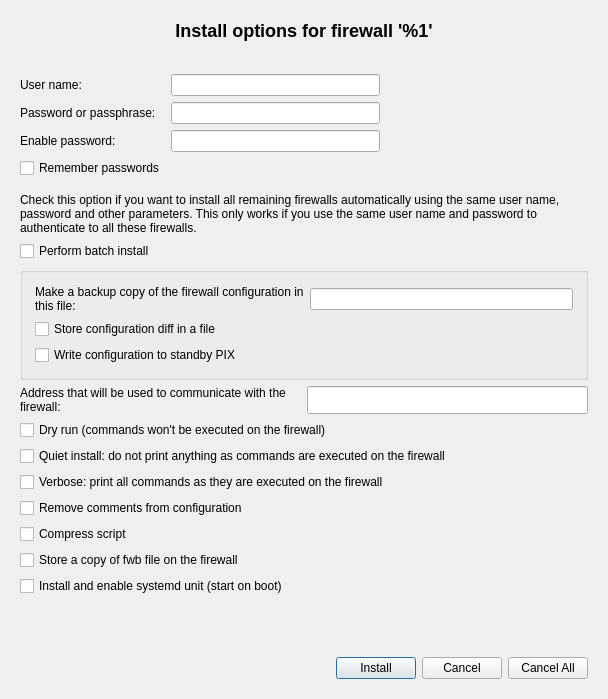
<?xml version="1.0" encoding="UTF-8"?>
<ui version="4.0">
 <class>instOptionsDialog_q</class>
 <widget class="QDialog" name="instOptionsDialog_q">
  <property name="geometry">
   <rect>
    <x>0</x>
    <y>0</y>
    <width>604</width>
    <height>662</height>
   </rect>
  </property>
  <property name="sizePolicy">
   <sizepolicy hsizetype="Preferred" vsizetype="Preferred">
    <horstretch>0</horstretch>
    <verstretch>0</verstretch>
   </sizepolicy>
  </property>
  <property name="maximumSize">
   <size>
    <width>32767</width>
    <height>32767</height>
   </size>
  </property>
  <property name="focusPolicy">
   <enum>Qt::StrongFocus</enum>
  </property>
  <property name="windowTitle">
   <string>Install options</string>
  </property>
  <property name="sizeGripEnabled">
   <bool>false</bool>
  </property>
  <layout class="QGridLayout" name="gridLayout_4">
   <item row="0" column="0">
    <widget class="QFrame" name="titleFrame">
     <property name="sizePolicy">
      <sizepolicy hsizetype="Preferred" vsizetype="Fixed">
       <horstretch>0</horstretch>
       <verstretch>0</verstretch>
      </sizepolicy>
     </property>
     <property name="maximumSize">
      <size>
       <width>32767</width>
       <height>32767</height>
      </size>
     </property>
     <property name="frameShape">
      <enum>QFrame::NoFrame</enum>
     </property>
     <property name="frameShadow">
      <enum>QFrame::Plain</enum>
     </property>
     <layout class="QHBoxLayout">
      <item>
       <widget class="QLabel" name="dialogTitleLine">
        <property name="text">
         <string>&lt;p align=&quot;center&quot;&gt;&lt;b&gt;&lt;font size=&quot;+2&quot;&gt;Install options for firewall '%1'&lt;/font&gt;&lt;/b&gt;&lt;/p&gt;</string>
        </property>
        <property name="wordWrap">
         <bool>false</bool>
        </property>
       </widget>
      </item>
     </layout>
    </widget>
   </item>
   <item row="1" column="0">
    <widget class="QFrame" name="mainBox">
     <property name="sizePolicy">
      <sizepolicy hsizetype="Preferred" vsizetype="Minimum">
       <horstretch>0</horstretch>
       <verstretch>0</verstretch>
      </sizepolicy>
     </property>
     <property name="frameShape">
      <enum>QFrame::NoFrame</enum>
     </property>
     <property name="frameShadow">
      <enum>QFrame::Plain</enum>
     </property>
     <layout class="QGridLayout" name="gridLayout_2">
      <item row="0" column="0" colspan="2">
       <widget class="QFrame" name="frame15">
        <property name="sizePolicy">
         <sizepolicy hsizetype="Preferred" vsizetype="Preferred">
          <horstretch>0</horstretch>
          <verstretch>0</verstretch>
         </sizepolicy>
        </property>
        <property name="minimumSize">
         <size>
          <width>500</width>
          <height>50</height>
         </size>
        </property>
        <property name="frameShape">
         <enum>QFrame::NoFrame</enum>
        </property>
        <property name="frameShadow">
         <enum>QFrame::Plain</enum>
        </property>
        <layout class="QGridLayout" name="gridLayout">
         <property name="leftMargin">
          <number>0</number>
         </property>
         <property name="rightMargin">
          <number>0</number>
         </property>
         <item row="0" column="0">
          <widget class="QLabel" name="unameLbl">
           <property name="text">
            <string>User name:</string>
           </property>
           <property name="wordWrap">
            <bool>false</bool>
           </property>
          </widget>
         </item>
         <item row="0" column="1">
          <widget class="QLineEdit" name="uname"/>
         </item>
         <item row="0" column="2">
          <spacer>
           <property name="orientation">
            <enum>Qt::Horizontal</enum>
           </property>
           <property name="sizeType">
            <enum>QSizePolicy::Expanding</enum>
           </property>
           <property name="sizeHint" stdset="0">
            <size>
             <width>20</width>
             <height>22</height>
            </size>
           </property>
          </spacer>
         </item>
         <item row="1" column="0">
          <widget class="QLabel" name="pwdLbl">
           <property name="text">
            <string>Password or passphrase:</string>
           </property>
           <property name="wordWrap">
            <bool>false</bool>
           </property>
          </widget>
         </item>
         <item row="1" column="1">
          <widget class="QLineEdit" name="pwd"/>
         </item>
         <item row="2" column="0">
          <widget class="QLabel" name="epwdLbl">
           <property name="text">
            <string>Enable password:</string>
           </property>
           <property name="wordWrap">
            <bool>false</bool>
           </property>
          </widget>
         </item>
         <item row="2" column="1">
          <widget class="QLineEdit" name="epwd"/>
         </item>
         <item row="3" column="0">
          <widget class="QCheckBox" name="rememberPass">
           <property name="toolTip">
            <string>Remember passwords for the duration of the session (passwords
are never stored permanently). To enable this option turn it on
in Preferences and configure user name used to authenticate to
the firewall in the &quot;advanced&quot; settings dialog of the firewall object.</string>
           </property>
           <property name="layoutDirection">
            <enum>Qt::LeftToRight</enum>
           </property>
           <property name="text">
            <string>Remember passwords</string>
           </property>
          </widget>
         </item>
        </layout>
       </widget>
      </item>
      <item row="1" column="0" colspan="2">
       <widget class="QLabel" name="batchInstallText">
        <property name="text">
         <string>Check this option if you want to install all remaining firewalls automatically using the same user name, password and other parameters. This only works if you use the same user name and password to authenticate to all these firewalls. </string>
        </property>
        <property name="alignment">
         <set>Qt::AlignVCenter</set>
        </property>
        <property name="wordWrap">
         <bool>true</bool>
        </property>
       </widget>
      </item>
      <item row="2" column="0">
       <widget class="QCheckBox" name="batchInstall">
        <property name="sizePolicy">
         <sizepolicy hsizetype="Minimum" vsizetype="Fixed">
          <horstretch>0</horstretch>
          <verstretch>0</verstretch>
         </sizepolicy>
        </property>
        <property name="text">
         <string>Perform batch install</string>
        </property>
       </widget>
      </item>
      <item row="3" column="0" colspan="2">
       <widget class="QGroupBox" name="PIXgroupBox">
        <property name="sizePolicy">
         <sizepolicy hsizetype="Preferred" vsizetype="Fixed">
          <horstretch>0</horstretch>
          <verstretch>0</verstretch>
         </sizepolicy>
        </property>
        <property name="title">
         <string/>
        </property>
        <property name="flat">
         <bool>false</bool>
        </property>
        <layout class="QGridLayout">
         <property name="margin">
          <number>12</number>
         </property>
         <item row="3" column="0" colspan="2">
          <widget class="QCheckBox" name="saveStandby">
           <property name="text">
            <string>Write configuration to standby PIX</string>
           </property>
          </widget>
         </item>
         <item row="2" column="0" colspan="2">
          <widget class="QCheckBox" name="saveDiff">
           <property name="text">
            <string>Store configuration diff in a file</string>
           </property>
          </widget>
         </item>
         <item row="1" column="1">
          <widget class="QLineEdit" name="backupConfigFile">
           <property name="minimumSize">
            <size>
             <width>0</width>
             <height>0</height>
            </size>
           </property>
          </widget>
         </item>
         <item row="1" column="0">
          <widget class="QLabel" name="backupConfigFileLbl">
           <property name="sizePolicy">
            <sizepolicy hsizetype="Expanding" vsizetype="Preferred">
             <horstretch>0</horstretch>
             <verstretch>0</verstretch>
            </sizepolicy>
           </property>
           <property name="text">
            <string>Make a backup copy of the firewall configuration in this file:</string>
           </property>
           <property name="alignment">
            <set>Qt::AlignVCenter</set>
           </property>
           <property name="wordWrap">
            <bool>true</bool>
           </property>
          </widget>
         </item>
        </layout>
       </widget>
      </item>
      <item row="4" column="0">
       <widget class="QLabel" name="altAddressLabel">
        <property name="sizePolicy">
         <sizepolicy hsizetype="Expanding" vsizetype="Preferred">
          <horstretch>0</horstretch>
          <verstretch>0</verstretch>
         </sizepolicy>
        </property>
        <property name="text">
         <string>Address that will be used to communicate with the firewall:</string>
        </property>
        <property name="alignment">
         <set>Qt::AlignVCenter</set>
        </property>
        <property name="wordWrap">
         <bool>true</bool>
        </property>
       </widget>
      </item>
      <item row="4" column="1">
       <widget class="QLineEdit" name="altAddress">
        <property name="minimumSize">
         <size>
          <width>200</width>
          <height>0</height>
         </size>
        </property>
        <property name="maximumSize">
         <size>
          <width>32767</width>
          <height>32767</height>
         </size>
        </property>
       </widget>
      </item>
      <item row="5" column="0" colspan="2">
       <widget class="QCheckBox" name="test">
        <property name="text">
         <string>Dry run (commands won't be executed on the firewall)</string>
        </property>
       </widget>
      </item>
      <item row="6" column="0" colspan="2">
       <widget class="QCheckBox" name="quiet">
        <property name="text">
         <string>Quiet install: do not print anything as commands are executed on the firewall</string>
        </property>
       </widget>
      </item>
      <item row="7" column="0" colspan="2">
       <widget class="QCheckBox" name="verbose">
        <property name="text">
         <string>Verbose: print all commands as they are executed on the firewall</string>
        </property>
       </widget>
      </item>
      <item row="8" column="0" colspan="2">
       <widget class="QCheckBox" name="stripComments">
        <property name="text">
         <string>Remove comments from configuration</string>
        </property>
       </widget>
      </item>
      <item row="9" column="0" colspan="2">
       <widget class="QCheckBox" name="compressScript">
        <property name="text">
         <string>Compress script</string>
        </property>
       </widget>
      </item>
      <item row="10" column="0" colspan="2">
       <widget class="QCheckBox" name="copyFWB">
        <property name="text">
         <string>Store a copy of fwb file on the firewall</string>
        </property>
       </widget>
      </item>
      <item row="11" column="0" colspan="2">
       <widget class="QCheckBox" name="installSystemdUnit">
        <property name="text">
         <string>Install and enable systemd unit (start on boot)</string>
        </property>
       </widget>
      </item>
      <item row="12" column="0" colspan="2">
       <spacer name="verticalSpacer">
        <property name="orientation">
         <enum>Qt::Vertical</enum>
        </property>
        <property name="sizeHint" stdset="0">
         <size>
          <width>568</width>
          <height>37</height>
         </size>
        </property>
       </spacer>
      </item>
     </layout>
     <zorder>frame15</zorder>
     <zorder>PIXgroupBox</zorder>
     <zorder>altAddressLabel</zorder>
     <zorder>altAddress</zorder>
     <zorder>batchInstallText</zorder>
     <zorder>batchInstall</zorder>
     <zorder>copyFWB</zorder>
     <zorder>quiet</zorder>
     <zorder>compressScript</zorder>
     <zorder>test</zorder>
     <zorder>stripComments</zorder>
     <zorder>verbose</zorder>
     <zorder>backupConfigFileLbl</zorder>
     <zorder>backupConfigFile</zorder>
     <zorder>saveDiff</zorder>
     <zorder>saveStandby</zorder>
     <zorder>installSystemdUnit</zorder>
    </widget>
   </item>
   <item row="2" column="0">
    <widget class="QFrame" name="buttonsFrame">
     <property name="sizePolicy">
      <sizepolicy hsizetype="Preferred" vsizetype="Fixed">
       <horstretch>0</horstretch>
       <verstretch>0</verstretch>
      </sizepolicy>
     </property>
     <property name="maximumSize">
      <size>
       <width>32767</width>
       <height>32767</height>
      </size>
     </property>
     <property name="frameShape">
      <enum>QFrame::NoFrame</enum>
     </property>
     <property name="frameShadow">
      <enum>QFrame::Plain</enum>
     </property>
     <layout class="QGridLayout" name="gridLayout_3">
      <item row="0" column="0">
       <spacer name="horizontalSpacer">
        <property name="orientation">
         <enum>Qt::Horizontal</enum>
        </property>
        <property name="sizeHint" stdset="0">
         <size>
          <width>310</width>
          <height>20</height>
         </size>
        </property>
       </spacer>
      </item>
      <item row="0" column="1">
       <widget class="QPushButton" name="okButton">
        <property name="text">
         <string>Install</string>
        </property>
       </widget>
      </item>
      <item row="0" column="2">
       <widget class="QPushButton" name="cancelButton">
        <property name="text">
         <string>Cancel</string>
        </property>
       </widget>
      </item>
      <item row="0" column="3">
       <widget class="QPushButton" name="cancelAllButton">
        <property name="text">
         <string>Cancel All</string>
        </property>
       </widget>
      </item>
     </layout>
    </widget>
   </item>
  </layout>
 </widget>
 <tabstops>
  <tabstop>uname</tabstop>
  <tabstop>pwd</tabstop>
  <tabstop>epwd</tabstop>
  <tabstop>rememberPass</tabstop>
  <tabstop>backupConfigFile</tabstop>
  <tabstop>saveDiff</tabstop>
  <tabstop>saveStandby</tabstop>
  <tabstop>installSystemdUnit</tabstop>
  <tabstop>altAddress</tabstop>
  <tabstop>okButton</tabstop>
  <tabstop>cancelButton</tabstop>
  <tabstop>cancelAllButton</tabstop>
 </tabstops>
 <resources/>
 <connections>
  <connection>
   <sender>okButton</sender>
   <signal>clicked()</signal>
   <receiver>instOptionsDialog_q</receiver>
   <slot>accept()</slot>
   <hints>
    <hint type="sourcelabel">
     <x>262</x>
     <y>702</y>
    </hint>
    <hint type="destinationlabel">
     <x>20</x>
     <y>20</y>
    </hint>
   </hints>
  </connection>
  <connection>
   <sender>cancelButton</sender>
   <signal>clicked()</signal>
   <receiver>instOptionsDialog_q</receiver>
   <slot>reject()</slot>
   <hints>
    <hint type="sourcelabel">
     <x>433</x>
     <y>702</y>
    </hint>
    <hint type="destinationlabel">
     <x>20</x>
     <y>20</y>
    </hint>
   </hints>
  </connection>
  <connection>
   <sender>cancelAllButton</sender>
   <signal>clicked()</signal>
   <receiver>instOptionsDialog_q</receiver>
   <slot>cancelAll()</slot>
   <hints>
    <hint type="sourcelabel">
     <x>542</x>
     <y>809</y>
    </hint>
    <hint type="destinationlabel">
     <x>307</x>
     <y>420</y>
    </hint>
   </hints>
  </connection>
  <connection>
   <sender>batchInstall</sender>
   <signal>stateChanged(int)</signal>
   <receiver>instOptionsDialog_q</receiver>
   <slot>batchInstallStateChange()</slot>
   <hints>
    <hint type="sourcelabel">
     <x>301</x>
     <y>573</y>
    </hint>
    <hint type="destinationlabel">
     <x>301</x>
     <y>347</y>
    </hint>
   </hints>
  </connection>
 </connections>
 <slots>
  <slot>cancelAll()</slot>
  <slot>testModeToggled()</slot>
  <slot>batchInstallStateChange()</slot>
 </slots>
</ui>
